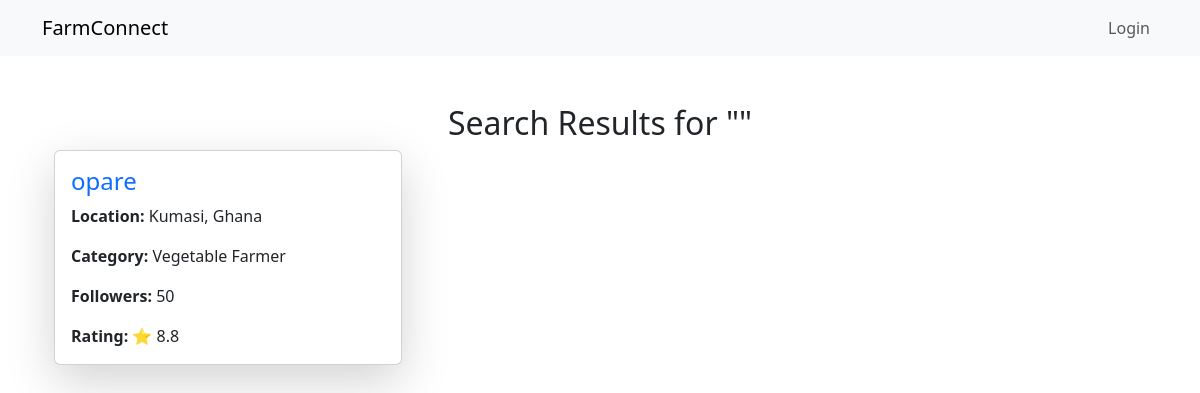
The app's page /search/ with its own data.
### farmers/models.py (models this page shows, shortened)
class Farmer(models.Model):
    user = models.OneToOneField(User, on_delete=models.CASCADE)
    profile_picture = models.ImageField(upload_to="farmers/profiles/", blank=True, null=True)
    farm_name = models.CharField(max_length=255)
    location = models.CharField(max_length=255)
    is_active = models.BooleanField(default=True)
    contact_phone = models.CharField(max_length=20)
    contact_email = models.EmailField()
    contact_address = models.TextField()
    followers = models.PositiveIntegerField(default=0)
    rating = models.FloatField(default=0.0)
    biography = models.TextField()
    FARM_CATEGORIES = [
        ('vegetable', 'Vegetable Farmer'),
        ('foodstaff', 'Food Staff Farmer'),
        ('fruit', 'Fruit Farmer'),
        ('poultry', 'Poultry Farmer'),
        ('animal', 'Animal Farmer'),
    ]
    category = models.CharField(max_length=20, choices=FARM_CATEGORIES)

### farmers/views.py (the view)
# urls.py: path('search/', views.farmer_search, name='farmer_search'),
def farmer_search(request):
    query = request.GET.get('q', '')
    farmers = Farmer.objects.filter(
        Q(farm_name__icontains=query) |
        Q(location__icontains=query) |
        Q(category__icontains=query)
    )
    return render(request, 'farmers/search_results.html', {'farmers': farmers, 'query': query})

### farmers/templates/farmers/search_results.html
{% extends 'base.html' %}
{% block content %}
<div class="container mt-5">
    <h2 class="text-center">Search Results for "{{ query }}"</h2>
    {% if farmers %}
        <div class="row">
            {% for farmer in farmers %}
                <div class="col-md-4">
                    <div class="card shadow-lg mb-4">
                        <div class="card-body">
                            <h4 class="card-title text-primary">{{ farmer.farm_name }}</h4>
                            <p class="card-text"><strong>Location:</strong> {{ farmer.location }}</p>
                            <p class="card-text"><strong>Category:</strong> {{ farmer.get_category_display }}</p>
                            <p class="card-text"><strong>Followers:</strong> {{ farmer.followers }}</p>
                            <p class="card-text"><strong>Rating:</strong> ⭐ {{ farmer.rating }}</p>
                        </div>
                    </div>
                </div>
            {% endfor %}
        </div>
    {% else %}
        <div class="alert alert-danger text-center">
            <p>No farmers found.</p>
        </div>
    {% endif %}
</div>
{% endblock %}

### records on screen
Farmer: farm_name "opare", location "Kumasi, Ghana", category "Vegetable Farmer", followers "50", rating "8.8"
